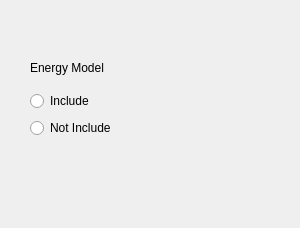
<?xml version="1.0" encoding="UTF-8"?>
<ui version="4.0">
 <class>EnergyModelPage</class>
 <widget class="QWizardPage" name="EnergyModelPage">
  <property name="geometry">
   <rect>
    <x>0</x>
    <y>0</y>
    <width>300</width>
    <height>228</height>
   </rect>
  </property>
  <property name="windowTitle">
   <string>WizardPage</string>
  </property>
  <widget class="QWidget" name="widget" native="true">
   <property name="geometry">
    <rect>
     <x>30</x>
     <y>90</y>
     <width>131</width>
     <height>50</height>
    </rect>
   </property>
   <layout class="QVBoxLayout" name="verticalLayout">
    <item>
     <widget class="QRadioButton" name="Include">
      <property name="text">
       <string>Include</string>
      </property>
     </widget>
    </item>
    <item>
     <widget class="QRadioButton" name="NotIncude">
      <property name="text">
       <string>Not Include</string>
      </property>
     </widget>
    </item>
   </layout>
  </widget>
  <widget class="QWidget" name="title" native="true">
   <property name="geometry">
    <rect>
     <x>30</x>
     <y>50</y>
     <width>150</width>
     <height>35</height>
    </rect>
   </property>
   <layout class="QHBoxLayout" name="horizontalLayout">
    <item>
     <widget class="QLabel" name="Label">
      <property name="text">
       <string>Energy Model</string>
      </property>
     </widget>
    </item>
    <item>
     <widget class="QPushButton" name="HelpButton">
      <property name="toolTip">
       <string>When a fluid flow is compressible, the fluid density varies with its pressure. Compressible flows are usually high speed flows with Mach numbers greater than about 0.3. Examples include aerodynamic applications such as flow over a wing or aircraft nacelle as well as industrial applications such as flow through high-performance valves.

Incompressible flows do not have such a variation of density. 
The key differentiation between compressible and incompressible is the velocity of the flow. A fluid such as air that is moving slower than Mach 0.3 is considered incompressible, even though it is a gas. A gas that is run through a compressor is not truly considered compressible (in the thermodynamic sense) unless its velocity exceeds Mach 0.3.</string>
      </property>
      <property name="styleSheet">
       <string notr="true">border-radius: 20px;border-style:none</string>
      </property>
      <property name="text">
       <string/>
      </property>
      <property name="icon">
       <iconset resource="../../resource.qrc">
        <normaloff>:/icons-white/help-circle-outline.svg</normaloff>:/icons-white/help-circle-outline.svg</iconset>
      </property>
      <property name="iconSize">
       <size>
        <width>25</width>
        <height>25</height>
       </size>
      </property>
      <property name="flat">
       <bool>true</bool>
      </property>
     </widget>
    </item>
   </layout>
  </widget>
 </widget>
 <resources>
  <include location="../../resource.qrc"/>
 </resources>
 <connections/>
</ui>
